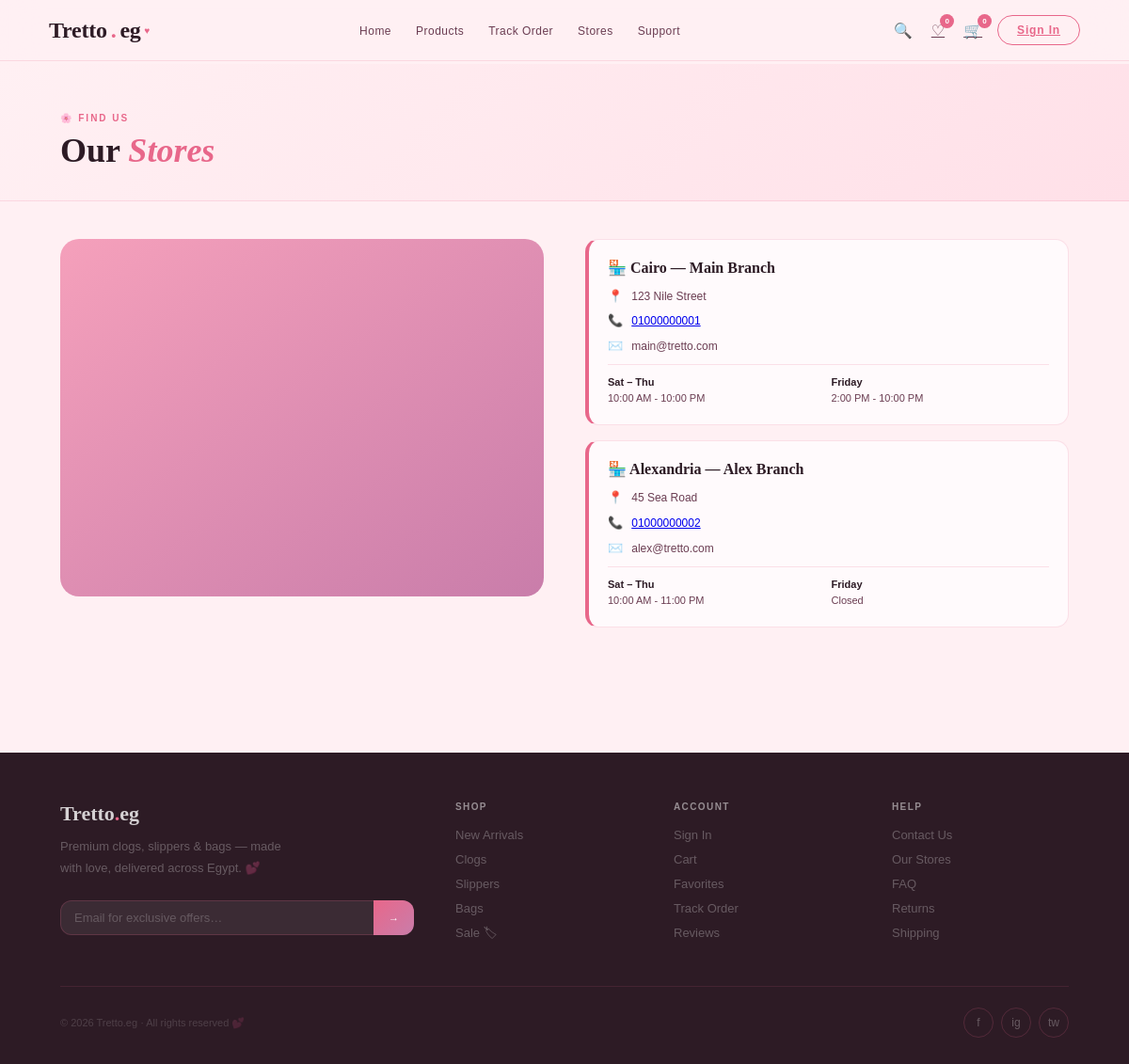
Page /MVC/View/GUI/location.php on the committed database.
### tables this page shows
CREATE TABLE StoreLocation (
    BranchID INT PRIMARY KEY AUTO_INCREMENT,
    city VARCHAR(100) NOT NULL,
    name VARCHAR(100) NOT NULL,
    address VARCHAR(255) NOT NULL,
    phone VARCHAR(20) NOT NULL,
    email VARCHAR(100) NOT NULL,
    sat_thu_hours VARCHAR(100),
    friday_hours VARCHAR(100),
    map_link TEXT
);

### MVC/Controller/storelocation_Controller.php (called while the page is built)
<?php
require_once __DIR__ . '/../Model/storelocation.php';
function getLocationsForView($conn) {
    $locationModel = new Location($conn);
    return $locationModel->getAllLocations();
}
?>

### MVC/Model/storelocation.php (called while the page is built)
<?php
class Location
{
    private $db;
    public function __construct($conn)
    {
        $this->db = $conn;
    }
    public function getAllLocations()
    {
        $result = $this->db->query("SELECT * FROM StoreLocation");
        return $result->fetch_all(MYSQLI_ASSOC);
    }
}
?>

### MVC/View/GUI/location.php (the view, shortened to what this page needs)
<!DOCTYPE html>
<html lang="en">
<head>
    <link rel="stylesheet" href="../css/main.css">
    <link rel="stylesheet" href="../css/location.css">
    <link rel="stylesheet" href="../css/navbar.css">
</head>
<body>
    <?php include 'component/navbar.php'; ?>
    <?php
    require_once __DIR__ . '/../../Controller/storelocation_Controller.php';
    require_once __DIR__ . '/../../../db.php';
    $locations = getLocationsForView($conn);
    $activeMap = $locations[0]['map_link'] ?? '';
    ?>
    <div class="page" id="page-location">
        <div class="page-header">
            <div class="sec-tag">🌸 Find Us</div>
            <h1 class="sec-title">Our <em>Stores</em></h1>
        </div>
        <div class="page-wrap">
            <div class="location-layout">
                <div class="map-box">
                    <iframe id="store-map" src="<?= $activeMap ?>" width="100%" height="400" style="border:0;"
                        allowfullscreen="" loading="lazy"></iframe>
                </div>
                <div class="loc-cards">
                    <?php foreach ($locations as $loc): ?>
                        <div class="loc-card" onclick="document.getElementById('store-map').src='<?= $loc['map_link'] ?>'">
                            <div class="lc-title">🏪 <?= $loc['city'] ?> — <?= $loc['name'] ?></div>
                            <div class="lc-row"><span class="lc-ico">📍</span><span
                                    class="lc-txt"><?= $loc['address'] ?></span></div>
                            <div class="lc-row"><span class="lc-ico">📞</span><span class="lc-txt"><a
                                        href="tel:<?= $loc['phone'] ?>"><?= $loc['phone'] ?></a></span></div>
                            <div class="lc-row"><span class="lc-ico">✉️</span><span
                                    class="lc-txt"><?= $loc['email'] ?></span></div>
                            <div class="lc-hours">
                                <div class="hr-row"><span class="hr-day">Sat – Thu</span><?= $loc['sat_thu_hours'] ?></div>
                                <div class="hr-row"><span class="hr-day">Friday</span><?= $loc['friday_hours'] ?></div>
                            </div>
                        </div>
                    <?php endforeach; ?>
                </div>
            </div>
        </div>
    </div>
    <?php include 'component/footer.php'; ?>
</body>
</html>

### MVC/View/css/main.css (style rules this page uses)
*, *::before, *::after { box-sizing: border-box; margin: 0; padding: 0 }
:root { --blush: #FFF0F3; --blush2: #FFE0E8; --blush3: #FFD6E2; --rose: #E8678A; --rose-d: #C44A6D; --rose-l: #F5A0BB; --mauve: #C97DAA; --mauve-l: #E8C3D8; --nude: #F9EEE8; --nude2: #F0DDD4; --gold: #D4A8B0; --gold-a: #C9998A; --dark: #2D1B25; --mid: #6B3D52; --muted: #A07088; --white: #FFFAFC; --border: rgba(232, 103, 138, .18); --shadow: 0 8px 40px rgba(45, 27, 37, .1); }
html { scroll-behavior: smooth }
body { font-family: 'DM Sans', sans-serif; background: var(--blush); color: var(--dark); overflow-x: hidden; min-height: 100vh }
.page { padding-top: 68px; min-height: 100vh; animation: fadeIn .35s ease; position: relative; z-index: 1 }
.sec-tag { font-size: 10px; letter-spacing: .2em; text-transform: uppercase; color: var(--rose); margin-bottom: 10px; font-weight: 700 }
.sec-title { font-family: 'Playfair Display', serif; font-size: clamp(28px, 3vw, 44px); font-weight: 700; line-height: 1.1; color: var(--dark) }
.sec-title em { font-style: italic; color: var(--rose) }
.page-header { padding: 52px 64px 32px; border-bottom: 1px solid var(--border); background: linear-gradient(135deg, var(--blush) 0%, var(--blush2) 100%) }
.page-wrap { padding: 40px 64px 80px }

### MVC/View/css/location.css (style rules this page uses)
.location-layout { display: grid; grid-template-columns: 1fr 1fr; gap: 44px; align-items: start }
.map-box { background: linear-gradient(145deg, var(--rose-l), var(--mauve)); aspect-ratio: 1.35; position: relative; overflow: hidden; display: flex; align-items: center; justify-content: center; border-radius: 20px }
.loc-cards { display: flex; flex-direction: column; gap: 16px }
.loc-card { padding: 20px; background: var(--white); border: 1.5px solid var(--border); border-left: 4px solid var(--rose); border-radius: 14px }
.lc-title { font-family: 'Playfair Display', serif; font-size: 16px; font-weight: 700; color: var(--dark); margin-bottom: 12px }
.lc-row { display: flex; align-items: flex-start; gap: 9px; margin-bottom: 8px }
.lc-ico { font-size: 13px; margin-top: 1px; flex-shrink: 0 }
.lc-txt { font-size: 12px; color: var(--mid); line-height: 1.55; font-weight: 300 }
.lc-hours { display: grid; grid-template-columns: 1fr 1fr; gap: 6px; margin-top: 10px; padding-top: 10px; border-top: 1px solid var(--border) }
.hr-row { font-size: 11px; color: var(--mid); line-height: 1.5 }
.hr-day { font-weight: 700; color: var(--dark); display: block; font-size: 11px }

### rows in the picture
storelocation: city "Cairo", name "Main Branch", address "123 Nile Street", phone "01000000001", email "main@tretto.com", sat_thu_hours "10:00 AM - 10:00 PM", friday_hours "2:00 PM - 10:00 PM"
storelocation: city "Alexandria", name "Alex Branch", address "45 Sea Road", phone "01000000002", email "alex@tretto.com", sat_thu_hours "10:00 AM - 11:00 PM", friday_hours "Closed"

### other values in the picture
$favCount "0"
$numCart "0"
